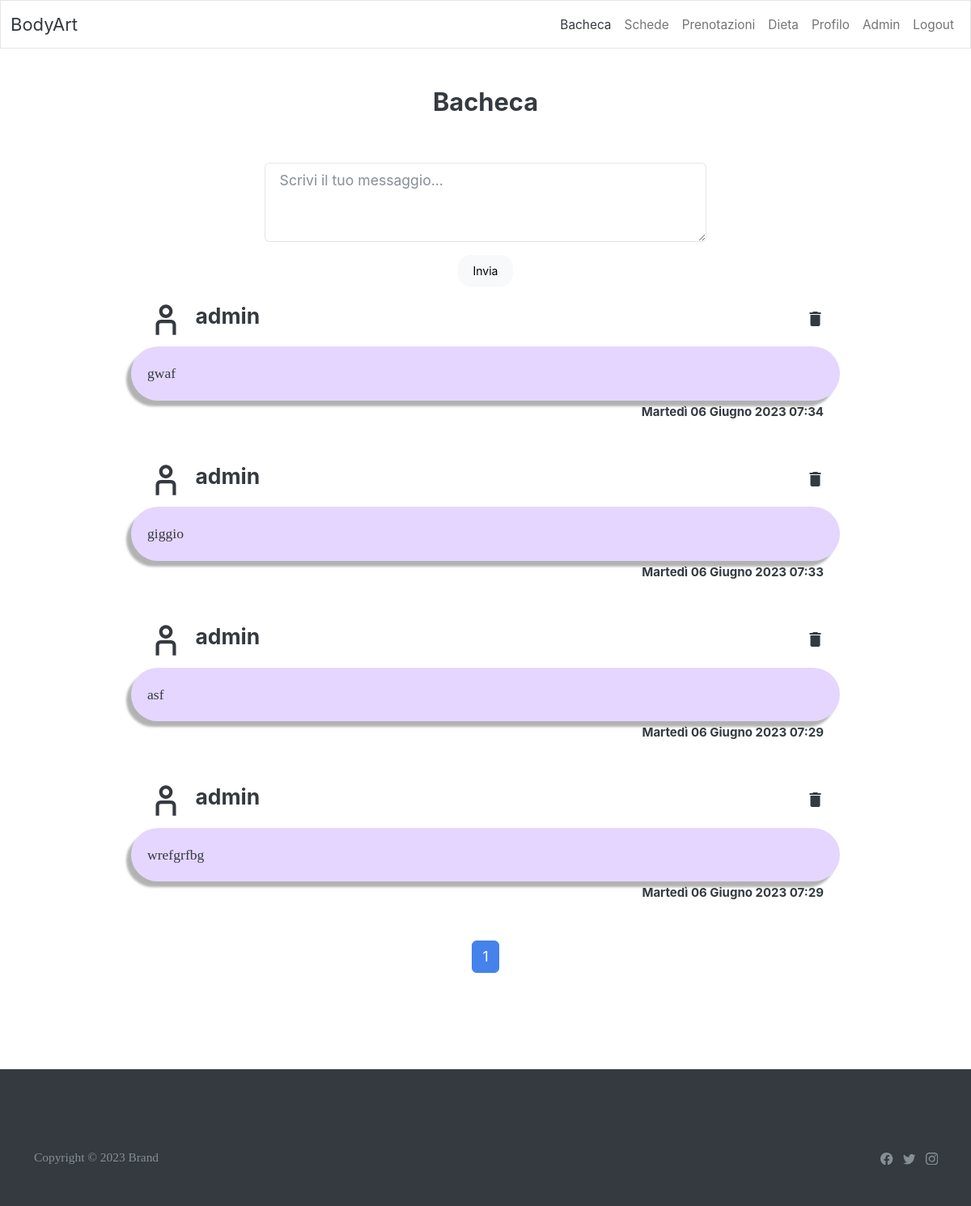
Before: /bullettinboard/ (signed in) with the older database file.
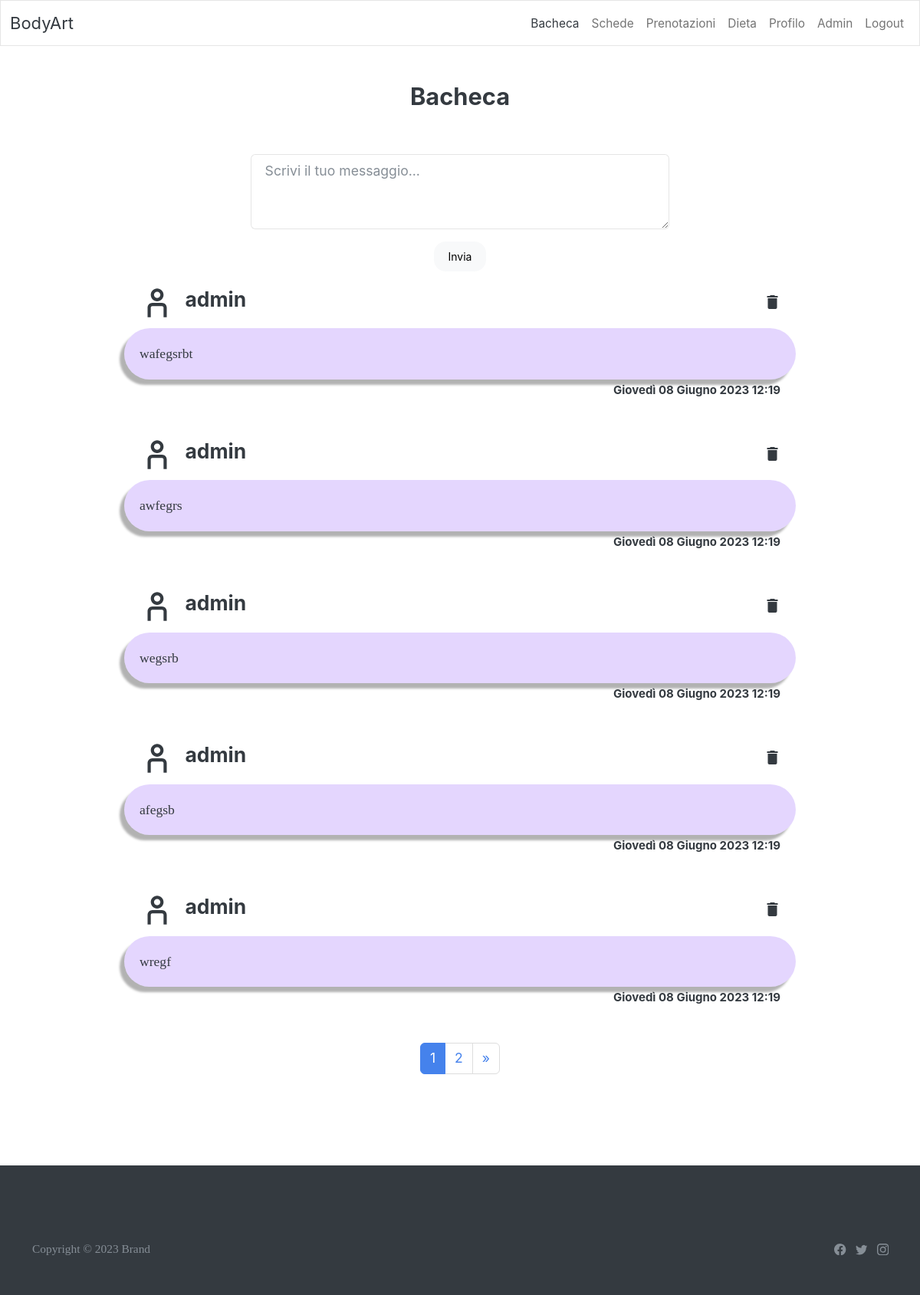
After: the same page with the newer database file.
### bullettinboard/models.py (models this page shows)
class Message(models.Model):
    creation_date = models.DateTimeField(auto_now_add=True)
    text = models.CharField(max_length=256)
    author = models.ForeignKey(GymUser, on_delete=models.CASCADE, related_name='messages', null=True, blank=True)

### GymApp/models.py (models this page shows)
class GymUser(AbstractUser):
    weight = models.FloatField(null=True, blank=True, verbose_name='peso')
    height = models.FloatField(null=True, blank=True, verbose_name='altezza')
    date_of_birth = models.DateField(null=True, blank=True, verbose_name='data di nascita')
    picture = models.ImageField(null=True, blank=True, verbose_name='foto profilo', upload_to='profile_pics')
    notifications = models.OneToOneField(Notifications, on_delete=models.CASCADE, verbose_name='notifiche',
                                         default=Notifications.objects.create)

### bullettinboard/views.py (the view, shortened to what this page needs)
# urls.py: path('', BullettinBoardView.as_view(), name='bullettinboard'),
class BullettinBoardView(LoginRequiredMixin, ListView, FormView):
    model = Message
    template_name = 'bullettinboardpage.html'
    form_class = MessageForm
    success_url = reverse_lazy('bullettinboard')
    context_object_name = 'messages'
    paginate_by = 5
    def get_queryset(self):
        Notifications.objects.filter(pk=self.request.user.notifications.pk).update(bullettinboard=False)
        return Message.objects.all().order_by('-creation_date')
    def get_context_data(self, *, object_list=None, **kwargs):
        context = super().get_context_data(**kwargs)
        page_number = context['page_obj'].number
        total_pages = context['page_obj'].paginator.num_pages
        if total_pages <= 5:
            context['navigator_numbers'] = [i for i in range(1, total_pages + 1)]
        elif page_number + 5 <= total_pages:
            context['navigator_numbers'] = [i for i in range(page_number, page_number + 5)]
        else:
            context['navigator_numbers'] = [i for i in range(total_pages - 4, total_pages + 1)]
        return context

### bullettinboard/forms.py
class MessageForm(forms.ModelForm):
    class Meta:
        model = Message
        fields = ['text']
        widgets = {
            'text': forms.Textarea(attrs={'rows': 3, 'maxlength': 512, 'placeholder': 'Scrivi il tuo messaggio...',
                                          'class': 'form-control'})
        }

### GymApp/templatetags/custom_tags.py (called while the page is built)
@register.simple_tag()
def logged_header(request, highlighted_index: int):
    template = get_template('loggedheader.html')
    context = {
        'highlighted_index': highlighted_index,
        'user': request.user,
        'request': request
    }
    return template.render(context)

### bullettinboard/templates/bullettinboardpage.html (shortened to what this page needs)
{% extends 'loggedbase.html' %}
{% load custom_tags %}
{% block body %}
    {% logged_header request 1 %}
    <div class="container py-5">
        <div class="row mb-4 mb-lg-5">
            <div class="col-md-8 col-xl-6 text-center mx-auto">
                <h3 class="fw-bold">Bacheca</h3>
            </div>
        </div>
        {% if user.groups.all.0.name == 'PersonalTrainer' or user.is_superuser %}
            <div class="row row-cols-1 row-cols-md-2 justify-content-center">
                <form class="d-flex flex-column justify-content-center text-center" style="margin-bottom: 2vh"
                      method="post">
                    {{ form.text }}
                    <button class="btn btn-light mt-3 mx-auto" type="submit">Invia</button>
                </form>
            </div>
        {% endif %}
        {% for message in messages %}
            <div class="row row-cols-1 row-cols-md-2 justify-content-end mx-auto"
                 style="max-width: 900px;margin-bottom: 50px;">
                <div class="col" style="width: 100%;">
                    <div class="row" style="padding-left: 2%;padding-bottom: 1%;">
                        <div class="col-auto">
                        </div>
                        <div class="col align-self-center" style="padding-left: 0;">
                            <h4>{{ message.author.username }}</h4>
                        </div>
                        {% if user.groups.all.0.name == 'PersonalTrainer' or user.is_superuser %}
                            <div class="col align-self-end" style="text-align: end">
                                <button itemid="{{ message.id }}" class="btn delete_button">
                                    <i class="material-icons">delete</i>
                                </button>
                            </div>
                        {% endif %}
                    </div>
                </div>
                <div class="col" style="width: 100%;">
                    <p style="padding: 20px;background: rgba(90,0,244,0.16);border-radius: 46px;box-shadow: -6px 7px 3px rgba(0,0,0,0.3);margin-bottom: 0;">
                        {{ message.text }}
                    </p>
                </div>
                <div class="col text-end">
                    <h6 class="text-end" style="font-size: 15px;margin-bottom: 0;margin-top: 5px;margin-right: 20px;">
                        {{ message.creation_date }}
                    </h6>
                </div>
            </div>
        {% endfor %}
        <div style="justify-content: center; display: flex; margin-bottom: 5rem">
            <ul class="pagination" style="align-content: center; margin: 0">
                {% for i in navigator_numbers %}
                    <li class="page-item {% if page_obj.number == i %} active {% endif %}">
                        <a class="page-link" href="?page={{ i }}">{{ i }}</a>
                    </li>
                {% endfor %}
                {% if page_obj.has_next %}
                    <li class="page-item">
                        <a class="page-link" href="?page={{ page_obj.next_page_number }}">&raquo;</a>
                    </li>
                {% endif %}
            </ul>
        </div>
    </div>
{% endblock %}

Changed rows visible on the page:
removed Message: author.username "admin", text "gwaf", creation_date "Martedì 06 Giugno 2023 07:34"
removed Message: author.username "admin", text "giggio", creation_date "Martedì 06 Giugno 2023 07:33"
no longer on this page (row unchanged): Message: author.username "admin", text "asf", creation_date "Martedì 06 Giugno 2023 07:29"
removed Message: author.username "admin", text "wrefgrfbg", creation_date "Martedì 06 Giugno 2023 07:29"
added Message: author.username "admin", text "wafegsrbt", creation_date "Giovedì 08 Giugno 2023 12:19"
added Message: author.username "admin", text "awfegrs", creation_date "Giovedì 08 Giugno 2023 12:19"
added Message: author.username "admin", text "wegsrb", creation_date "Giovedì 08 Giugno 2023 12:19"
added Message: author.username "admin", text "afegsb", creation_date "Giovedì 08 Giugno 2023 12:19"
added Message: author.username "admin", text "wregf", creation_date "Giovedì 08 Giugno 2023 12:19"
Other visible differences:
new list line: "2"
